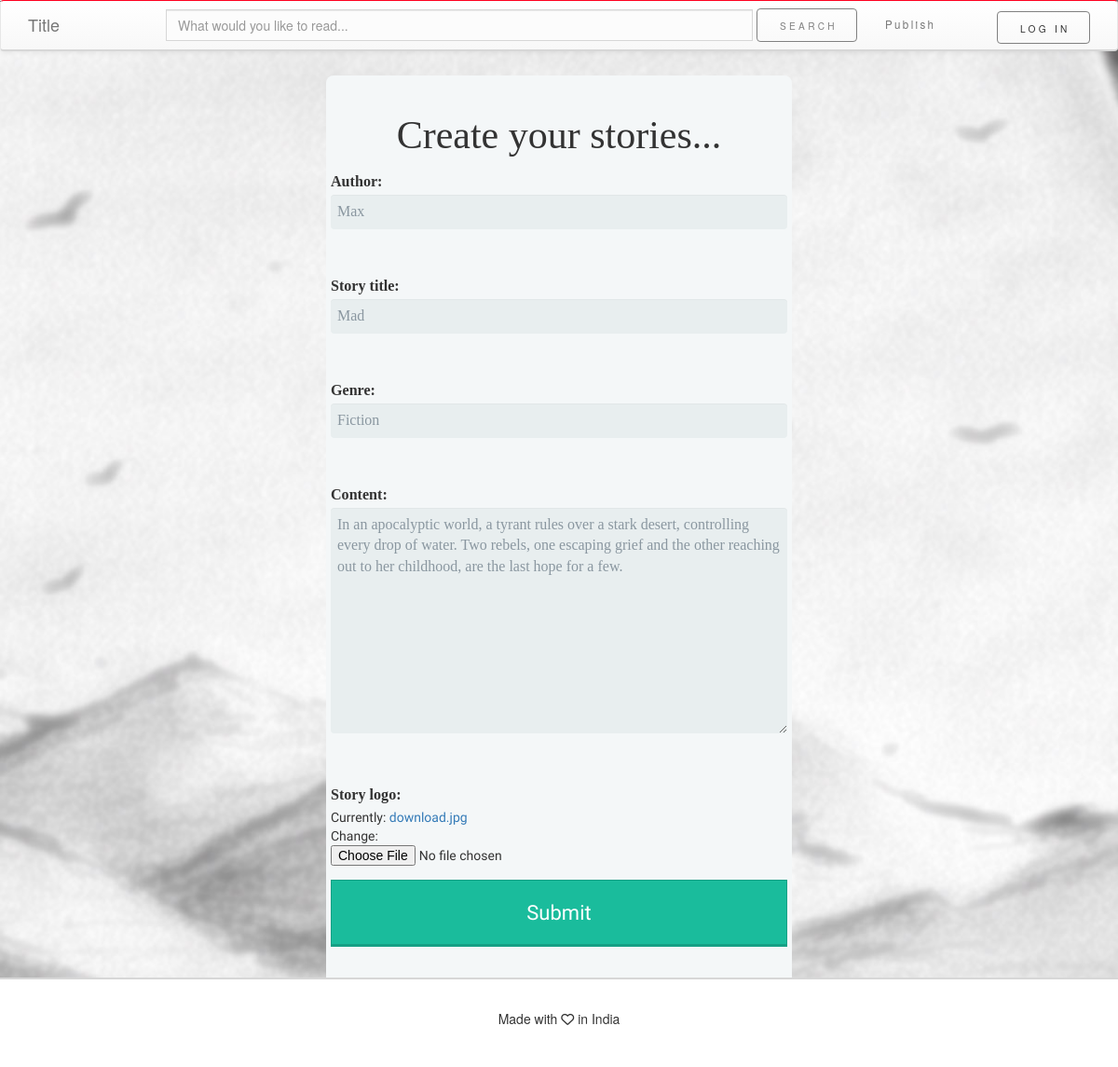
The app's page /feed/1/edit/ with its own data.
### feed/models.py (models this page shows, shortened)
class story(models.Model):
	author = models.CharField(max_length=250)
	story_title = models.CharField(max_length=250)
	date = models.DateField(_("Date"), default=date.today)
	genre = models.CharField(max_length=100)
	story_logo = models.FileField()
	content = models.TextField(max_length=15000)
	likes = models.PositiveIntegerField(default=0)

### feed/views.py (the view)
# urls.py: url(r'^(?P<pk>[0-9]+)/edit/$', views.StoryUpdate.as_view(), name='story-edit'),
class StoryUpdate(UpdateView):
	model = story
	fields = ['author', 'story_title', 'genre', 'content', 'story_logo']

### feed/templates/feed/story_form.html (shortened to what this page needs)
{% extends 'feed/base.html' %}
{% block body %}
<div class="form-style">
	<form class="form-horizontal" action="" method="POST" enctype="multipart/form-data">
        <h1 class="center">Create your stories...</h1>
		{% include 'feed/form-template.html' %}
		<div class="form-group">
        <button type="submit" class="btn-block">Submit</button>
	    </div>
    </form>
</div>
{% endblock %}

### feed/templates/feed/form-template.html (shortened to what this page needs)
	{% for field in form %}
	<fieldset>
		<div class="form-group">
			<label class="control-label label-font">{{ field.label_tag }}</label>
			<div class="field">{{ field }}</div>
		</div>
		</fieldset>
{% endfor %}

### feed/static/feed/css/style.css (style rules this page uses)
html { position: relative; min-height: 100%; padding:0; margin:0; }
html, head, title, body, nav, form, button, footer, span, section { display: block; }
.background { background-size: cover; -webkit-background-origin:border; height: 100%; background-attachment:fixed; background-repeat:no-repeat; background-position:center; }
body { max-height: 100%; max-width: 100%; margin-bottom: 6.0em; }
.center { text-align:center; }

### feed/static/feed/css/form.css (style rules this page uses)
.form-style { max-width: 500px; padding: 10px 20px; background: #f4f7f8; margin: 10px auto; margin-top: 70px; padding: 20px; background: #f4f7f8; border-radius: 8px; font-family: 'Indie Flower', "Times New Roman", Times, serif; }
.form-style fieldset { border: none; }
.form-style input[type="text"], .form-style textarea { font-family: Georgia, "Times New Roman", Times, serif; background: rgba(255,255,255,.1); border: none; border-radius: 4px; font-size: 16px; margin: 0; outline: 0; padding: 7px; width: 100%; box-sizing: border-box; -webkit-box-sizing: border-box; -moz-box-sizing: border-box; background-color: #e8eeef; color:#8a97a0; -webkit-box-shadow: 0 1px 0 rgba(0,0,0,0.03) inset; box-shadow: 0 1px 0 rgba(0,0,0,0.03) inset; margin-bottom: 30px; }
.form-style button { position: relative; display: block; padding: 19px 39px 18px 39px; color: #FFF; margin: 0 auto; background: #1abc9c; font-size: 22px; text-align: center; font-style: normal; width: 100%; border: 1px solid #16a085; border-width: 1px 1px 3px; margin-bottom: 10px; }
form h1 { font: 3em monotype corsiva; }
.label-font { font: 1.15em Bradley Hand ITC; }

### records on screen
story: form "Max" "Mad" "Fiction" "In an apocalyptic world, a tyrant rules over a stark desert, controlling every drop of water. Two rebels, one escaping grief and the other reaching out to her childhood, are the last hope for a few."

### other values on screen
{{ field.label_tag }} "Author:" "Story title:" "Genre:" "Content:" "Story logo:"
